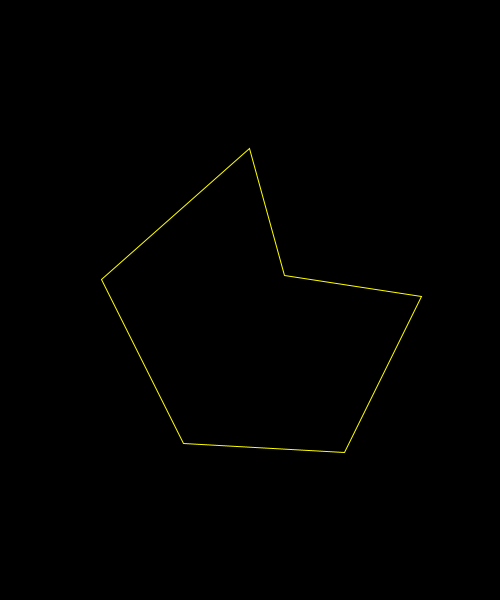
Frame 1 (no input)
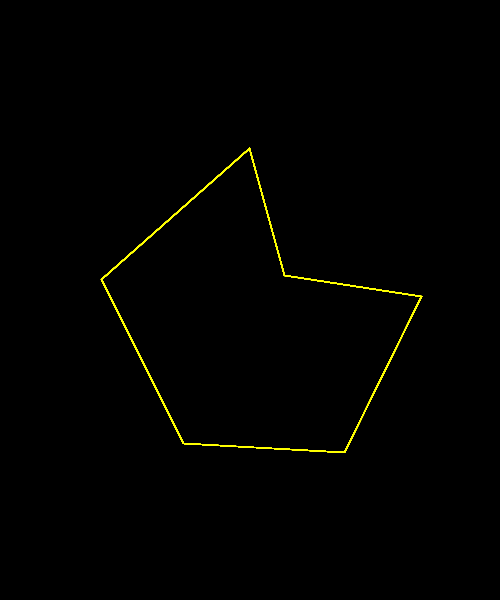
Frame 60 (the mouse pressed at the canvas centre just before this capture)
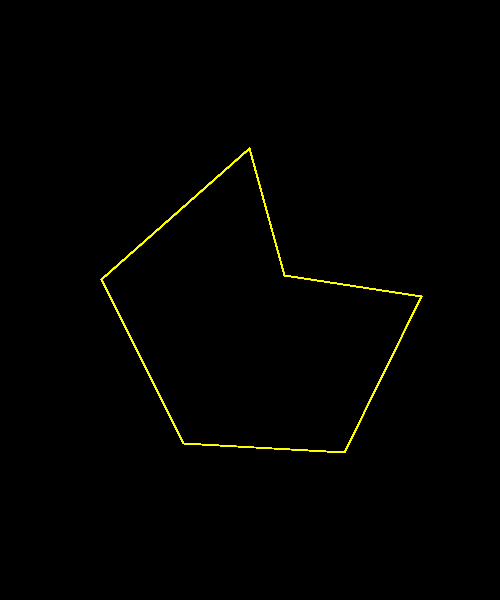
Frame 120 (the mouse held since frame 60 and released just before this capture)

The Processing sketch that drew these frames (run headless with seeded random() and noise(); from frame 60 on, the mouse is pressed at the canvas centre):

// Processing sketch: week3_10_mousePressed
// ── week3_10_mousePressed.pde
void setup() {
  size(500, 600);
  background(0);
  noFill();
}


void draw() {
  //background(0);
  stroke(255,255,0);
  beginShape();
  vertex(249, 148);
  vertex(101, 279);
  vertex(183, 443);
  vertex(344, 452);
  vertex(421, 296);
  vertex(284, 275);
  endShape(CLOSE);
}


void mousePressed() {
  println(mouseX + ", " + mouseY); // this is the way to combine texts
}
